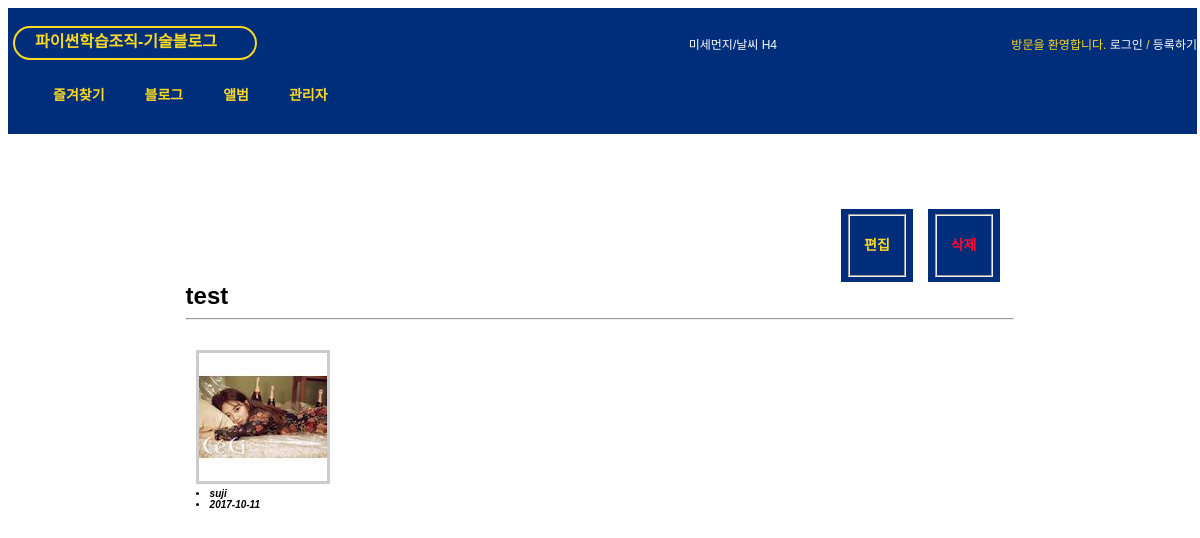
The app's page /photo/album/1/, older data.
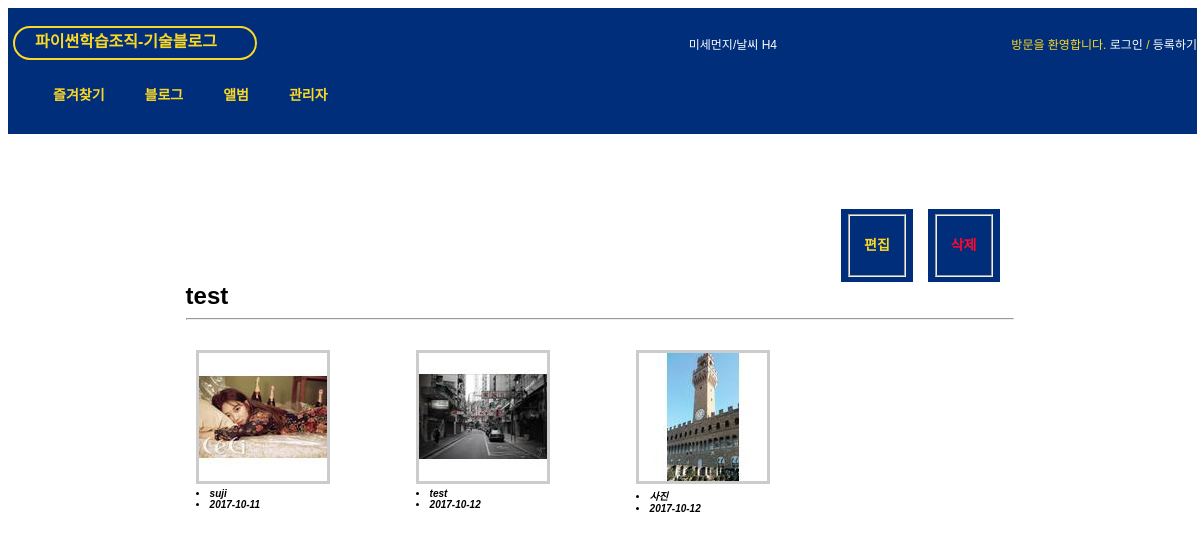
The same page, newer data.
### photo/models.py (models this page shows, shortened)
@python_2_unicode_compatible
class Photo(models.Model):
	album = models.ForeignKey(Album)
	title = models.CharField(max_length=50)
	image = ThumbnailImageField(upload_to='photo/%Y/%m')
	description = models.TextField('Photo Description', blank=True)
	upload_date = models.DateTimeField('Upload Date', auto_now_add=True)
	owner = models.ForeignKey(User, null=True) # for edit
	class Meta:
		ordering = ['title']

### photo/views.py (the view)
# urls.py: url(r'^album/(?P<pk>\d+)/$', AlbumDV.as_view(), name = 'album_detail'),
class AlbumDV(DetailView):
	model = Album

### photo/fields.py (called while the page is built)
def _add_thumb(s):
	parts = s.split(".")
	parts.insert(-1, "thumb")
	if parts[-1].lower() not in ['jpeg','jpg']:
		parts[-1] = 'jpg'
	return ".".join(parts)

	def _get_thumb_url(self):
		return _add_thumb(self.url)

### photo/templates/photo/album_detail.html (shortened to what this page needs)
{% extends "base.html" %}
{% load staticfiles %}
{% block extrastyle %}{% static "photo/photo.css" %}{% endblock %}
{% block content %}
<div id ="content">
	<div class="fl_right">
		<div class="content-container" style="position: relative;" onclick="fn_move('delete', {{object.id }});"><fieldset><h3 style="text-align:center;color:rgba(252,10,50,1);">삭제</h3></fieldset></div>
	</div>
	<div class="fl_right">
		<div class="content-container" style="position: relative;" onclick="fn_move('update', {{object.id }});"><fieldset><h3 style="text-align:center;color:rgba(252,217,36,1);">편집</h3></fieldset></div>
	</div>
	<div class="clear_float">
		<h2 style="display:inline;">{{ object.name}}</h2>
	</div>
	<hr/>
	<div class="album-detail">
		{% for photo in object.photo_set.all %}
		<div class="album-detail-photo">
			<a href="{{ photo.get_absoulte_url }}">
				<img class="thumbnail" src="{{ photo.image.thumb_url }}" />
			</a>
			<li>{{ photo.title}}</li>
			<li>{{ photo.upload_date|date:"Y-m-d" }}</li>
		</div>
		{% endfor %}
	</div>
</div>
{% endblock %}

Row changes from the older to the newer data that the page shows:
added Photo: shows a picture, title "test", upload_date "2017-10-12"
added Photo: shows a picture, title "사진", upload_date "2017-10-12"
